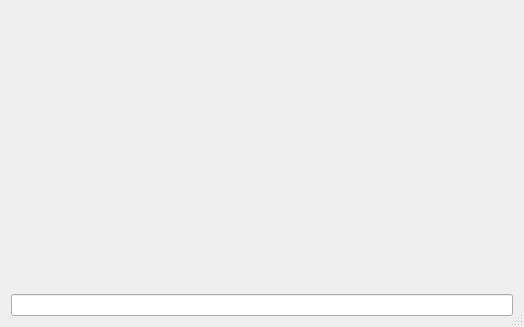
<?xml version="1.0" encoding="UTF-8"?>
<ui version="4.0">
 <class>extViewer</class>
 <widget class="QDialog" name="extViewer">
  <property name="geometry">
   <rect>
    <x>0</x>
    <y>0</y>
    <width>524</width>
    <height>327</height>
   </rect>
  </property>
  <property name="windowTitle">
   <string>Viewer</string>
  </property>
  <property name="windowIcon">
   <iconset resource="../qsstv.qrc">
    <normaloff>:/icons/qsstv.png</normaloff>:/icons/qsstv.png</iconset>
  </property>
  <property name="sizeGripEnabled">
   <bool>true</bool>
  </property>
  <layout class="QVBoxLayout" name="verticalLayout">
   <item>
    <widget class="imageViewer" name="imViewer" native="true"/>
   </item>
   <item>
    <widget class="QLineEdit" name="lineEdit"/>
   </item>
  </layout>
 </widget>
 <customwidgets>
  <customwidget>
   <class>imageViewer</class>
   <extends>QWidget</extends>
   <header>widgets/imageviewer.h</header>
   <container>1</container>
  </customwidget>
 </customwidgets>
 <resources>
  <include location="../qsstv.qrc"/>
 </resources>
 <connections/>
</ui>
